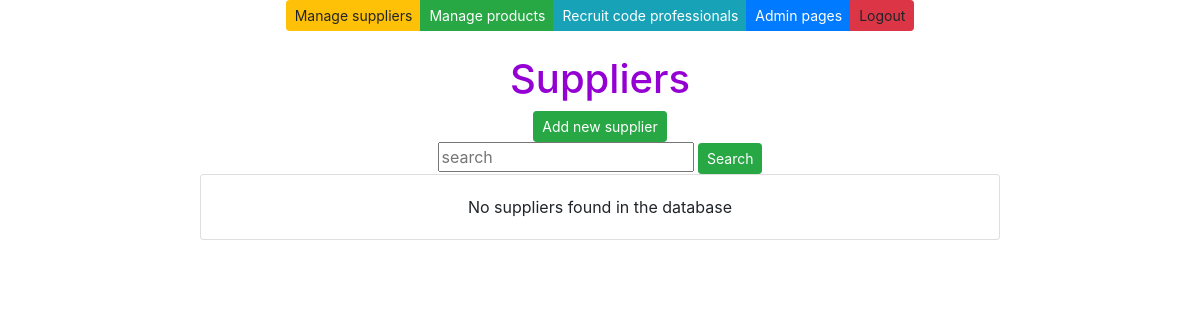
/suppliers/, run on an earlier commit of the app's database.
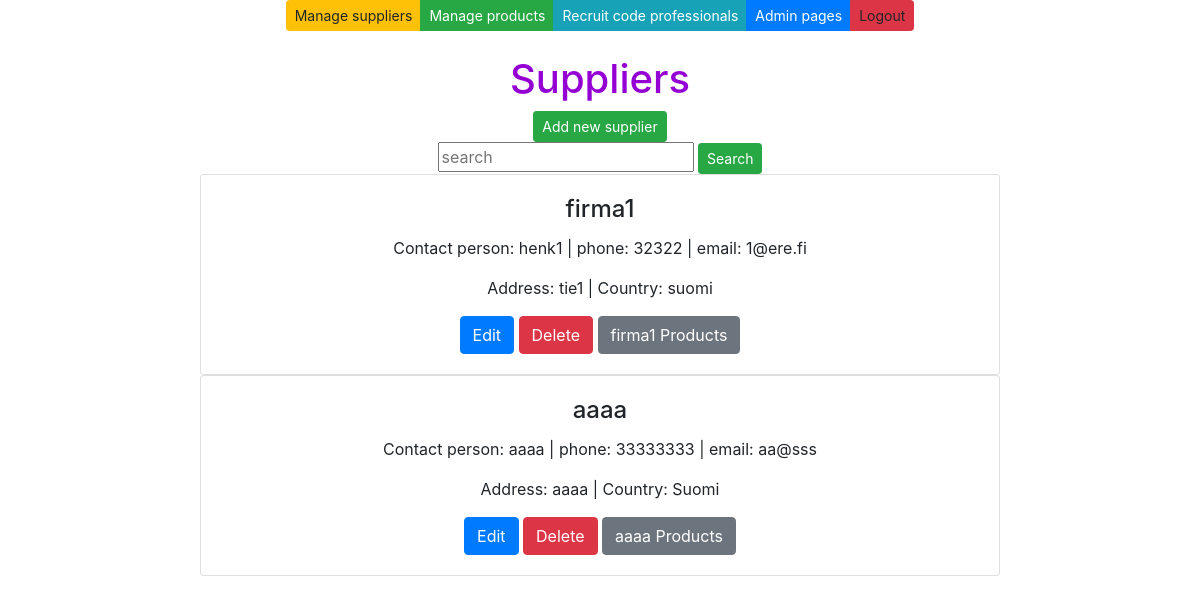
And on a later commit of the database.
### app/models.py (models this page shows, shortened)
class Supplier(models.Model):
    companyname = models.CharField(max_length = 50, default="firma")
    contactname = models.CharField(max_length = 50, default="firma")
    address = models.CharField(max_length = 100, default="firma")
    phone = models.CharField(max_length = 20, default="firma")
    email = models.CharField(max_length = 50, default="firma")
    country = models.CharField(max_length = 50, default="firma")

### app/views.py (the view)
# urls.py: path('suppliers/', supplierlistview),
def supplierlistview(request):
    supplierlist = Supplier.objects.all()
    context = {'suppliers': supplierlist}
    return render (request,"supplierlist.html",context)

### app/templates/supplierlist.html (shortened to what this page needs)
{% extends 'index.html' %}
{% block content %}
<br />
<br />
<h1 style="color: darkviolet">Suppliers</h1>
<button id="add-btn" class="btn btn-success btn-sm" onclick="showaddform()">Add new supplier</button>
        <form method="post" action="/search-suppliers/">
            <input class="card-text" class="card-text" type="text" placeholder="search" name="search">
            <input type="submit" value="Search" class="btn btn-success btn-sm" name="">
        </form>
{% for s in suppliers %}
<div class="card" style="width: 50rem;">
    <div class="card-body">
        <h4 class="card-title">{{s.companyname}}</h4>
        <p class="card-text">Contact person: {{s.contactname}} | phone: {{s.phone}} | email: {{s.email}} </p>
        <p class="card-text">Address: {{s.address}} | Country: {{s.country}}</p>
        <a href="/edit-supplier-get/{{s.id}}/" class="btn btn-primary">Edit</a>
        <a href="/confirm-delete-supplier/{{s.id}}/" class="btn btn-danger">Delete</a>
        <a href="/products-by-supplier/{{s.id}}/" class="btn btn-secondary">{{s.companyname}} Products</a>
    </div>
</div>
{% empty %}
<div class="card" style="width: 50rem;">
    <div class="card-body">
        <p class="card-text">No suppliers found in the database </p>
    </div>
</div>
{%endfor%}
{% endblock %}

What changed in the data, as far as the page shows it:
added Supplier: companyname "firma1", contactname "henk1", phone "32322", email "1@ere.fi", address "tie1", country "suomi"
added Supplier: companyname "aaaa", contactname "aaaa", phone "33333333", email "aa@sss", address "aaaa", country "Suomi"
Also different on the page:
text no longer shown: "No suppliers found in the database"
